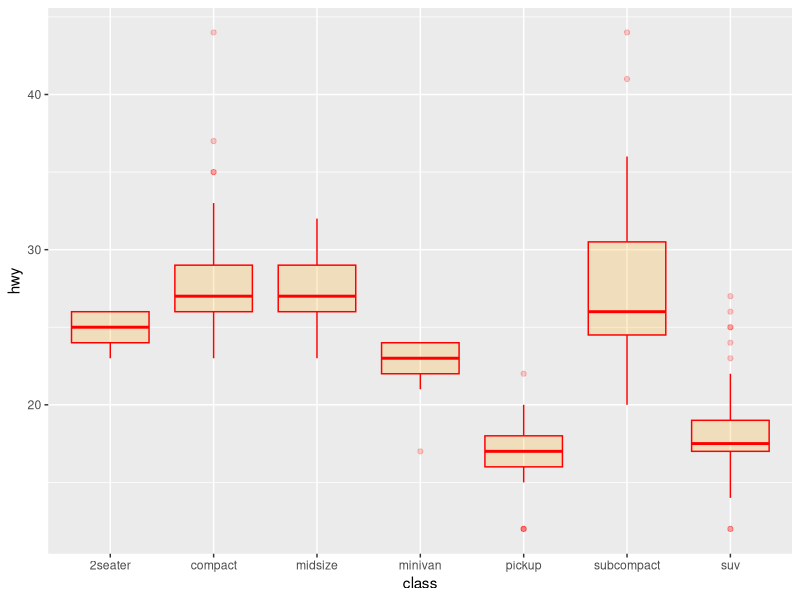
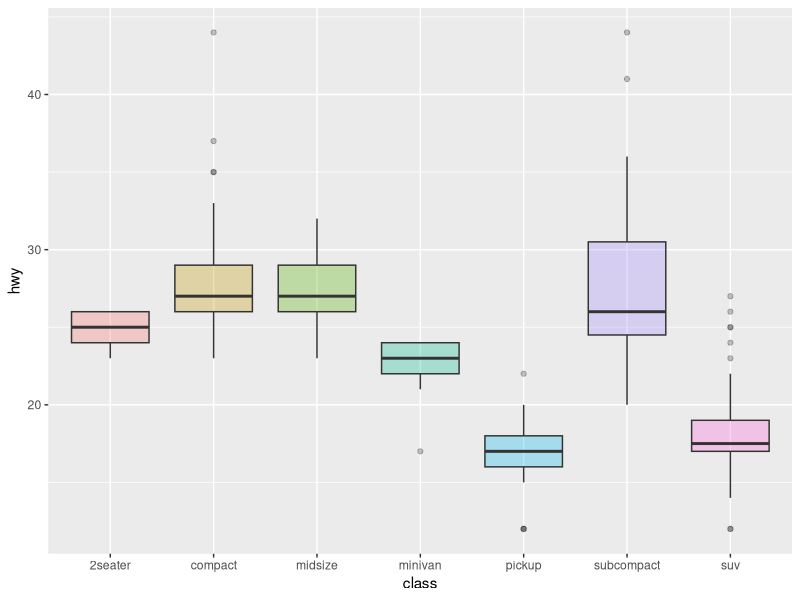

The R script that drew these images, in order:
# library
library(ggplot2)

# The mtcars dataset is proposed in R
head(mpg)

# Set a unique color with fill, colour, and alpha
ggplot(mpg, aes(x = class, y = hwy)) + 
  geom_boxplot(color = "red", fill = "orange", alpha = 0.2)

# Set a different color for each group
ggplot(mpg, aes(x = class, y = hwy, fill = class)) + 
  geom_boxplot(alpha = 0.3) +
  theme(legend.position = "none")


# source : https://www.r-graph-gallery.com/264-control-ggplot2-boxplot-colors/